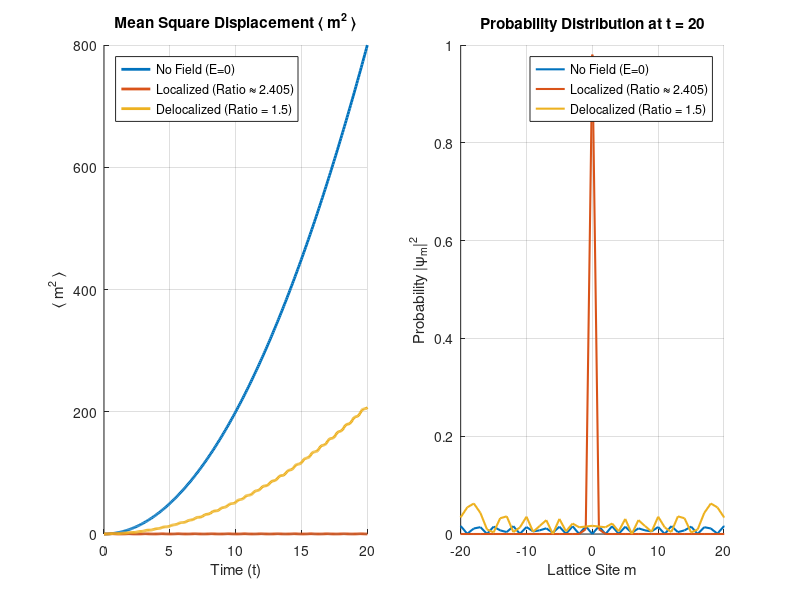

This chart was generated by the following MATLAB code:
function floquet()
    % Parameters based on Dunlap and Kenkre (1986)
    % System properties
    N = 101;            % Lattice size (odd to have a distinct center)
    center_site = (N+1)/2;
    V = 1;              % Nearest-neighbor hopping integral [cite: 18]
    hbar = 1;           % Reduced Planck's constant (set to 1 as in paper [cite: 29])
    
    % Time parameters
    t_max = 20;         % Maximum simulation time (dimensionless Vt)
    t_span = linspace(0, t_max, 300);
    
    % Define the simulation cases (Ratio = E_magnitude / omega)
    % Case 1: No field (Delocalized)
    % Case 2: AC Field with "Magic Ratio" (Localized) -> First root of J0 ~ 2.405 [cite: 135]
    % Case 3: AC Field with Non-magic Ratio (Delocalized)
    
    cases = struct('name', {}, 'ratio', {}, 'omega', {});
    cases(1) = struct('name', 'No Field (E=0)', 'ratio', 0, 'omega', 1);
    cases(2) = struct('name', 'Localized (Ratio \approx 2.405)', 'ratio', 2.4048, 'omega', 5);
    cases(3) = struct('name', 'Delocalized (Ratio = 1.5)', 'ratio', 1.5, 'omega', 5);

    % Initialize figure
    figure('Color', 'w', 'Position', [100, 100, 1000, 600]);
    
    for i = 1:length(cases)
        % Field parameters
        % From paper: ratio = E_mag / omega. 
        % Therefore E_mag = ratio * omega.
        omega = cases(i).omega;
        E_mag = cases(i).ratio * omega; 
        
        % Initial State: Particle localized at the center site m=0
        psi0 = zeros(N, 1);
        psi0(center_site) = 1;
        
        % Solve ODE
        % We solve d(psi)/dt = -1i/hbar * H(t) * psi
        [t, psi_t] = ode45(@(t, psi) hamiltonian_func(t, psi, N, V, E_mag, omega, hbar), t_span, psi0);
        
        % Calculate Observables
        prob_density = abs(psi_t).^2;
        
        % Mean Square Displacement <m^2> 
        % Sites are indexed 1 to N. We shift them so center is 0.
        sites = ((1:N) - center_site)'; 
        msd = zeros(length(t), 1);
        
        for k = 1:length(t)
            msd(k) = sum((sites.^2) .* prob_density(k, :)');
        end
        
        % Plotting MSD
        subplot(1, 2, 1);
        hold on;
        plot(t, msd, 'LineWidth', 2, 'DisplayName', cases(i).name);
        
        % Plotting Probability Distribution at final time
        subplot(1, 2, 2);
        hold on;
        plot(sites, prob_density(end, :), 'LineWidth', 1.5, 'DisplayName', cases(i).name);
    end
    
    % Format Plots
    subplot(1, 2, 1);
    title('Mean Square Displacement \langle m^2 \rangle');
    xlabel('Time (t)');
    ylabel('\langle m^2 \rangle');
    legend('Location', 'northwest');
    grid on;
    % Replicate paper observation: Bounded MSD for Ratio=2.405 [cite: 136]
    
    subplot(1, 2, 2);
    title(['Probability Distribution at t = ' num2str(t_max)]);
    xlabel('Lattice Site m');
    ylabel('Probability |\psi_m|^2');
    xlim([-20 20]); % Zoom in on center
    legend('Location', 'northeast');
    grid on;

end

% ---------------------------------------------------------
% Helper Function: Time-Dependent Hamiltonian
% ---------------------------------------------------------
function dpsidt = hamiltonian_func(t, psi, N, V, E_mag, omega, hbar)
    % Construct the Hamiltonian matrix H(t)
    
    % 1. Off-diagonal elements (Hopping V) [cite: 18]
    % H includes |m><m+1| and |m+1><m|
    e = ones(N, 1);
    H_kin = spdiags([V*e V*e], [-1 1], N, N);
    
    % 2. Diagonal elements (Electric Potential)
    % The paper Hamiltonian term is -eE(t)a * sum(m |m><m|) [cite: 19]
    % Here we define E(t) = E_mag * cos(omega * t).
    % Sites are shifted so the center is m=0.
    m_indices = ((1:N) - (N+1)/2)';
    
    % The paper defines parameter epsilon = eEa. 
    % We treat E_mag as this epsilon parameter.
    field_strength = E_mag * cos(omega * t); 
    
    % Potential energy term on diagonal
    H_pot = spdiags(-field_strength * m_indices, 0, N, N);
    
    % Total Hamiltonian
    H = H_kin + H_pot;
    
    % Schrödinger Equation: d(psi)/dt = -i/hbar * H * psi
    dpsidt = -1i / hbar * H * psi;
end